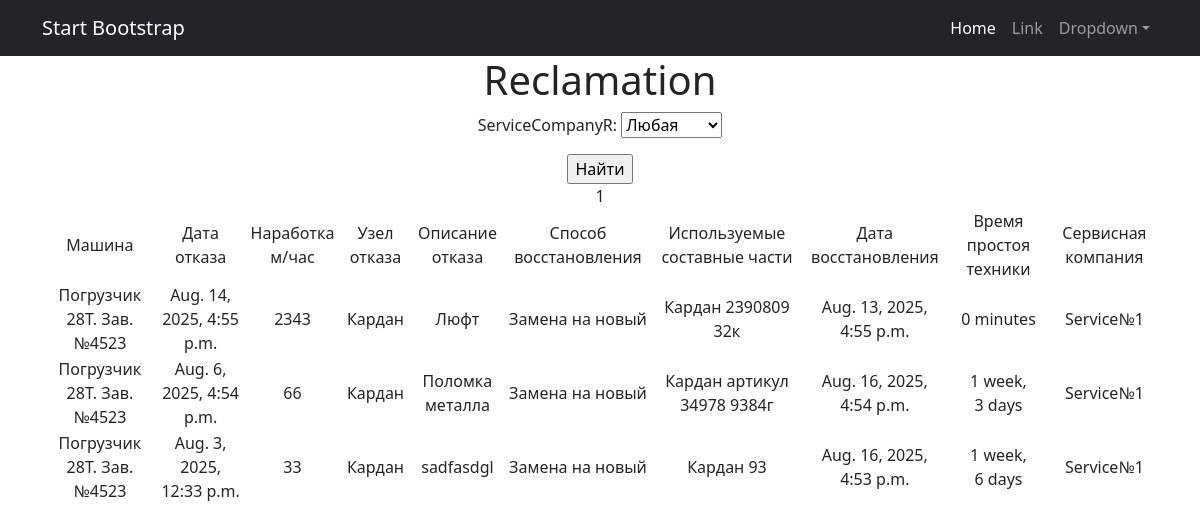
The app's page /reclamation/ (signed in), older data.
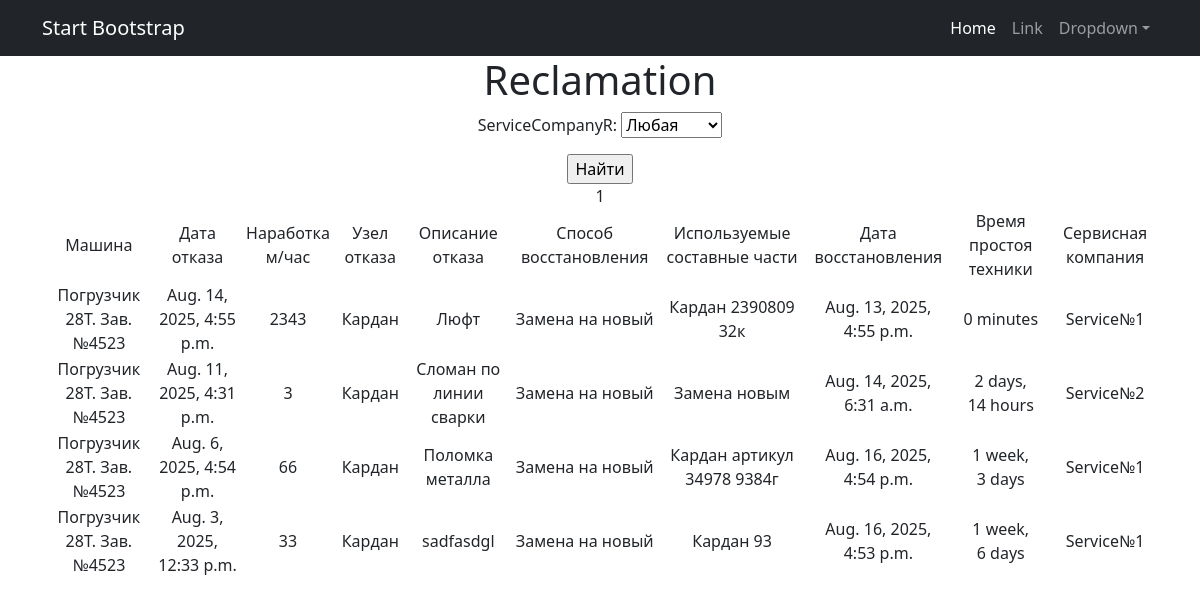
The same page, newer data.
### serviceBook/models.py (models this page shows, shortened)
class Reclamation(models.Model):
    machine = models.ForeignKey(
        Machine,
        on_delete=models.CASCADE,
        default=1
    )
    dateFailure = models.DateTimeField(default=datetime.today)
    runTime = models.IntegerField(default=0)
    failureNode = models.ForeignKey(
        Manual,
        on_delete=models.CASCADE,
        limit_choices_to={'nameClass': 'FND'},
        related_name='failureNode')
    descriptionFailure = models.TextField()
    wayToRecover = models.ForeignKey(
        Manual,
        on_delete=models.CASCADE,
        limit_choices_to={'nameClass': 'WTR'},
        related_name='wayToRecover')
    spareParts = models.TextField()
    dateRetraiding = models.DateTimeField(default=datetime.today)
    serviceCompanyR = models.ForeignKey(Service, on_delete=models.CASCADE, related_name='serviceCompanyR', default=1)

class Machine(models.Model):
    zavNumberMachine = models.CharField(max_length=20, unique=True)
    modelMachine = models.ForeignKey(
        Manual,
        on_delete=models.CASCADE,
        limit_choices_to={'nameClass': 'MMC'},
        related_name='modelMachine')
    modelMotor = models.ForeignKey(
        Manual,
        on_delete=models.CASCADE,
        limit_choices_to={'nameClass': 'MMT'},
        related_name='modelMotor')
    zavNumberMotor = models.CharField(max_length=20)
    modelTransmission = models.ForeignKey(
        Manual,
        on_delete=models.CASCADE,
        limit_choices_to={'nameClass': 'MT'},
        related_name='modelTransmission')
    zavNumberTransmission = models.CharField(max_length=20)
    modelDriveAxile = models.ForeignKey(
        Manual,
        on_delete=models.CASCADE,
        limit_choices_to={'nameClass': 'MDA'},
        related_name='modelDriveAxile')
    zavNumberDA = models.CharField(max_length=20)
    modelControllAxile = models.ForeignKey(
        Manual,
        on_delete=models.CASCADE,
        limit_choices_to={'nameClass': 'MCA'},
        related_name='modelControllAxile')
    zavNumberCA = models.CharField(max_length=20)
    deliveryContract = models.CharField(max_length=50)
    shipDate = models.DateTimeField(default=datetime.today)
    recipient = models.CharField(max_length=100)
    deliveryAddress = models.CharField(max_length=150)
    package = models.TextField(blank=True)
    client = models.CharField(max_length=150)
    serviceCompany = models.ForeignKey(Service, on_delete=models.CASCADE, related_name='serviceCompany')
    def __str__(self):
        return f'{self.modelMachine}. Зав.№{self.zavNumberMachine}'

class Manual(models.Model):
    modelMachine = 'MMC'
    modelMotor = 'MMT'
    modelTransmission = 'MT'
    modelDriveAxile = 'MDA'
    modelControllAxile = 'MCA'
    typeTO = 'TTO'
    failureNode = 'FND'
    wayToRecover = 'WTR'
    CHOICES = [
        (modelMachine, 'Модель техники'),
        (modelMotor, 'Модель двигателя'),
        (modelTransmission, 'Модель трансмиссии'),
        (modelDriveAxile, 'Модель ведущего моста'),
        (modelControllAxile, 'Модель управляемого моста'),
        (typeTO, 'Вид ТО'),
        (failureNode, 'Узел отказа'),
        (wayToRecover, 'Способ восстановления'),
    ]
    nameClass = models.CharField(max_length=3, choices=CHOICES, default=modelMachine)
    name = models.CharField(max_length=100)
    descriptions = models.TextField()
    def __str__(self):
        return f'{self.name}'

class Service(models.Model):
    name = models.CharField(max_length=20)
    descriptions = models.TextField()
    def __str__(self):
        return f'{self.name}'

### serviceBook/views.py (the view)
# urls.py: path('reclamation/', ReclamationList.as_view(), name='Reclamation_list'),
class ReclamationList(PermissionRequiredMixin,ListView):
    raise_exception = True
    permission_required = ('serviceBook.view_reclamation',)
    queryset = Reclamation.objects.order_by('-dateFailure')
    template_name = 'Reclamation.html'
    context_object_name = 'reclamation'
    paginate_by = 10
    def get_queryset(self):
        queryset = super().get_queryset()
        self.filterset = ReclamationFilter(self.request.GET, queryset)
        return self.filterset.qs
    def get_context_data(self, **kwargs):
        context = super().get_context_data(**kwargs)
        context['filterset'] = self.filterset
        return context

### templates/Reclamation.html (shortened to what this page needs)
{% extends 'flatpages/default.html' %}
{% load custom_tags %}
{% block content %}
<h1>Reclamation</h1>
<form action="" method="get">
       {{ filterset.form.as_p }}
       <input type="submit" value="Найти" />
</form>
{% if reclamation %}
    <table>
        <tr>
            <td>Машина</td>
            <td>Дата отказа</td>
            <td>Наработка м/час</td>
            <td>Узел отказа</td>
            <td>Описание отказа</td>
            <td>Способ восстановления</td>
            <td>Используемые составные части</td>
            <td>Дата восстановления</td>
            <td>Время простоя техники</td>
            <td>Сервисная компания</td>
        </tr>
    {% for single_reclamation in reclamation %}
            <tr>
               <td>{{ single_reclamation.machine }}</td>
               <td>{{ single_reclamation.dateFailure }}</td>
               <td>{{ single_reclamation.runTime }}</td>
               <td>{{ single_reclamation.failureNode }}</td>
               <td>{{ single_reclamation.descriptionFailure }}</td>
               <td>{{ single_reclamation.wayToRecover }}</td>
               <td>{{ single_reclamation.spareParts }}</td>
               <td>{{ single_reclamation.dateRetraiding }}</td>
               <td>{{ single_reclamation.dateRetraiding|timeuntil:single_reclamation.dateFailure }}</td>
               <td>{{ single_reclamation.serviceCompanyR }}</td>
           </tr>
    {% endfor %}
{% else %}
       <h2>Рекламаций нет!</h2>{% endif %}
   {% if page_obj.has_previous %}
        {% load cache %}
   {% endif %}
   {% if page_obj.has_next %}
       {% load cache %}
   {% endif %}
{% endblock content %}

Row changes from the older to the newer data that the page shows:
added Reclamation: machine "Погрузчик 28T. Зав.№4523", dateFailure "Aug. 11, 2025, 4:31 p.m.", runTime "3", failureNode "Кардан", descriptionFailure "Сломан по линии сварки", wayToRecover "Замена на новый", spareParts "Замена новым", dateRetraiding "Aug. 14, 2025, 6:31 a.m.", dateRetraiding "2 days, 14 hours", serviceCompanyR "Service№2"
